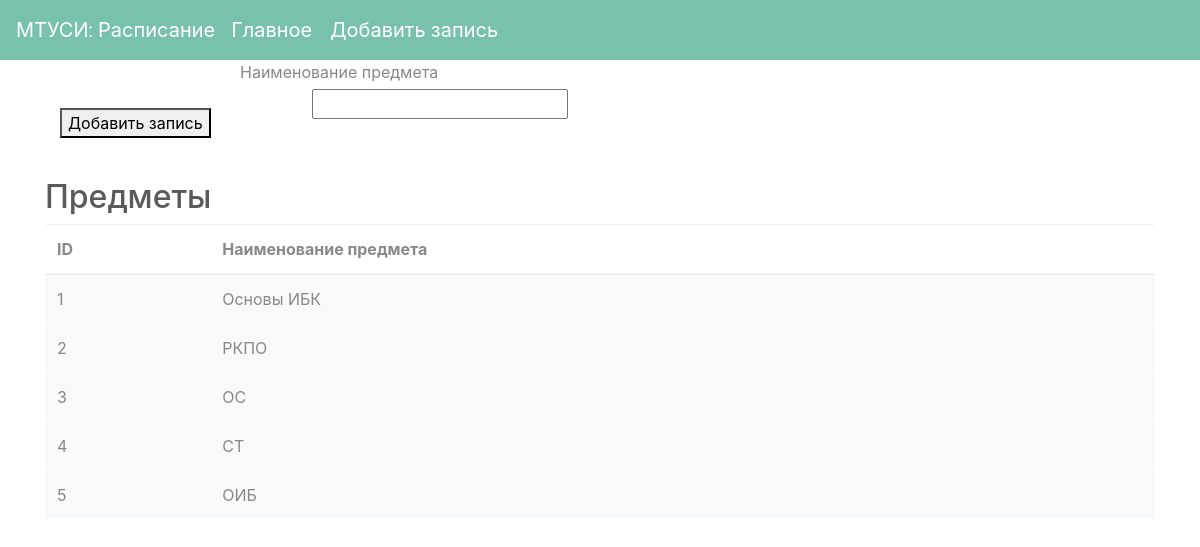
Page /lecturers/AddSubject on the committed database.
### Models/Subject.py (models this page shows)
class Subject(db.Model):
    __tablename__ = 'subject'
    id = db.Column(db.Integer, primary_key=True)
    name = db.Column(db.String(30), unique=True, nullable=False)

### Routes/AddSubject.py (the view)
@add_subject.route('/lecturers/AddSubject', methods=['GET', 'POST'])
def AddSubject():
    if request.method == 'POST':
        db_manager = DatabaseManager(db)
        db_manager.add_subject(name=request.form.get('subject'))
    return render_template('AddSubject.html', subjects=Subject.query.all())

### templates/AddSubject.html (shortened to what this page needs)
<!DOCTYPE html>
<html lang="en">
<head>
    <link rel="stylesheet" type="text/css" href="/static/css/bootstrap.min.css">
</head>
<body>
{% include "Nav.html" %}
<form action="/lecturers/AddSubject" method="POST">
    <div class="TextLabel" align="left">
        <label for="subject"> Наименование предмета </label>
    </div>
    <br>
    <div class="EnterInput" align="left">
        <div class="TextInput">
        <input type="text" name="subject">
        </div>
    </div>
    <br>
  <div class = "ButtonClick"> <button type="submit">Добавить запись</button>
  </div>
</form>
<div class="container">
        <div class="table">
        <h2>Предметы</h2>
        <table class="table table-hover">
    <thead>
    <tr>
        <th scope="col">ID</th>
        <th scope="col">Наименование предмета</th>
    </tr>
    </thead>
    <tbody>
    {% for subject in subjects %}
    <tr class="table-light">
        <td>{{ subject.id }}</td>
        <td>{{ subject.name }}</td>
    {% endfor %}
    </tr>
    </tbody>
</table>
    </div>
</div>
</body>
</html>

### templates/AddSubject.html (style rules this page uses)
.TextLabel { position:absolute; left:20%; right:20%; display: table; display: inline-block; }
.TextInput { display: table-cell; width: 400px; height: 40px; text-align: center; vertical-align: middle; }
.EnterInput { position:absolute; left:20%; right:20%; display: table; display: inline-block; }
.ButtonClick { position: relative; left: 5%; height: 70px; width: 400px; }

### rows in the picture
Subject: id "1", name "Основы ИБК"
Subject: id "2", name "РКПО"
Subject: id "3", name "ОС"
Subject: id "4", name "СТ"
Subject: id "5", name "ОИБ"
